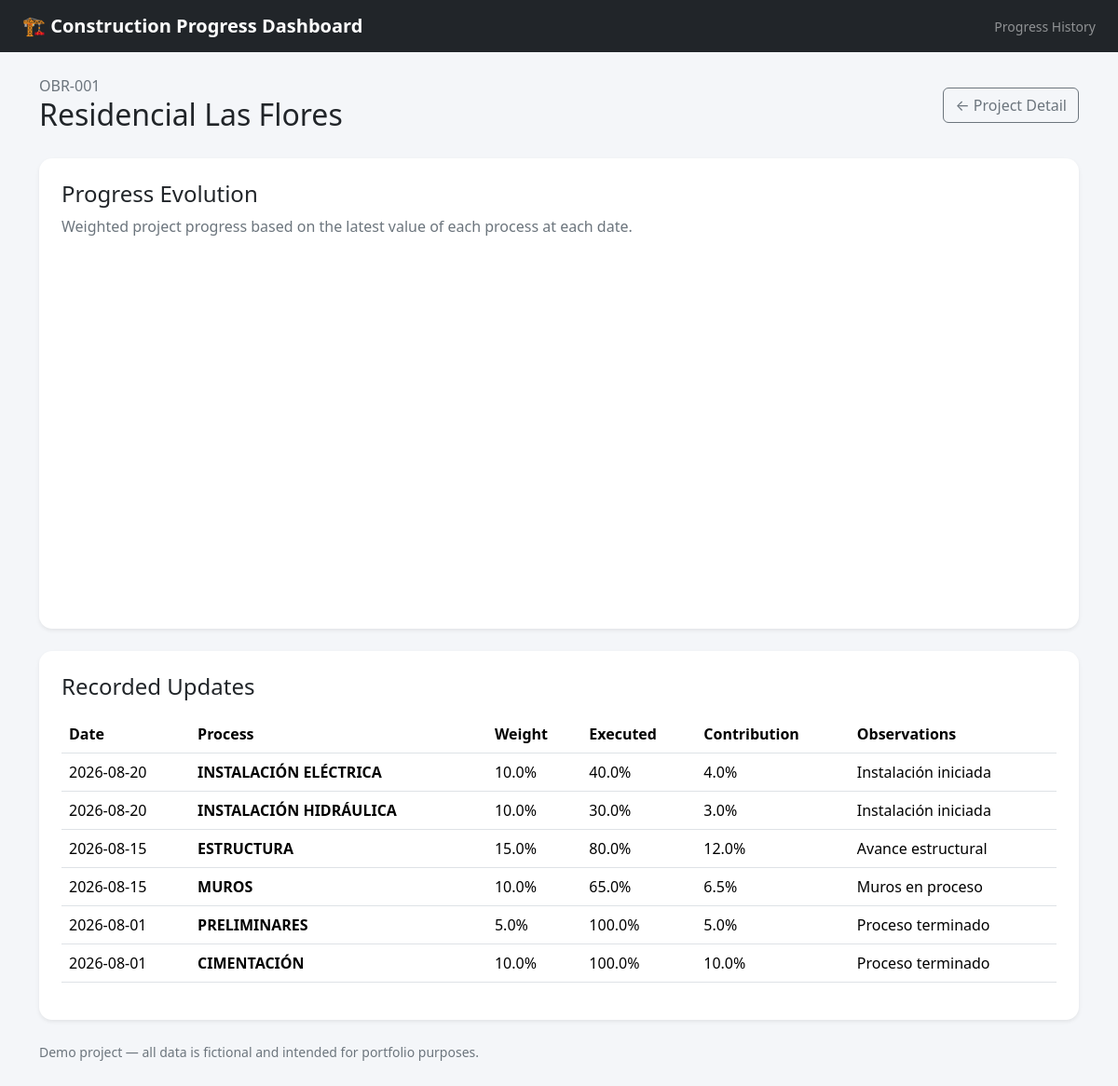
Screenshot of /history.php?id=1 with the database file from the repository.
### tables this page shows
CREATE TABLE proyectos (
    id INT UNSIGNED AUTO_INCREMENT PRIMARY KEY,
    codigo VARCHAR(30) NOT NULL UNIQUE,
    nombre VARCHAR(150) NOT NULL,
    ubicacion VARCHAR(150) DEFAULT NULL,
    fecha_inicio DATE DEFAULT NULL,
    fecha_fin_estimada DATE DEFAULT NULL,
    estado ENUM('PENDIENTE','EN PROCESO','TERMINADO') NOT NULL DEFAULT 'PENDIENTE',
    activo TINYINT(1) NOT NULL DEFAULT 1,
    created_at TIMESTAMP NOT NULL DEFAULT CURRENT_TIMESTAMP
);

CREATE TABLE avance_detalle (
    id INT UNSIGNED AUTO_INCREMENT PRIMARY KEY,
    proyecto_id INT UNSIGNED NOT NULL,
    proceso_id INT UNSIGNED NOT NULL,
    avance_ejecutado DECIMAL(5,2) NOT NULL DEFAULT 0,
    fecha DATE NOT NULL,
    observaciones VARCHAR(255) DEFAULT NULL,
    created_at TIMESTAMP NOT NULL DEFAULT CURRENT_TIMESTAMP,
    CONSTRAINT fk_avance_proyecto
        FOREIGN KEY (proyecto_id) REFERENCES proyectos(id)
        ON DELETE CASCADE ON UPDATE CASCADE,
    CONSTRAINT fk_avance_proceso
        FOREIGN KEY (proceso_id) REFERENCES catalogo_procesos(id)
        ON DELETE RESTRICT ON UPDATE CASCADE,
    UNIQUE KEY uk_proyecto_proceso_fecha (proyecto_id, proceso_id, fecha)
);

CREATE TABLE catalogo_procesos (
    id INT UNSIGNED AUTO_INCREMENT PRIMARY KEY,
    nombre VARCHAR(100) NOT NULL,
    ponderacion DECIMAL(6,2) NOT NULL DEFAULT 0,
    orden INT NOT NULL DEFAULT 0,
    activo TINYINT(1) NOT NULL DEFAULT 1
);

### public/history.php (the view, shortened to what this page needs)
<?php
$config = require __DIR__ . '/../config/database.php';
$id = filter_input(INPUT_GET, 'id', FILTER_VALIDATE_INT);
try {
    $dsn = "mysql:host={$config['host']};dbname={$config['dbname']};charset={$config['charset']}";
    $pdo = new PDO($dsn, $config['user'], $config['password'], [
        PDO::ATTR_ERRMODE => PDO::ERRMODE_EXCEPTION,
        PDO::ATTR_DEFAULT_FETCH_MODE => PDO::FETCH_ASSOC,
    ]);
    $stmt = $pdo->prepare("SELECT * FROM proyectos WHERE id = :id AND activo = 1");
    $stmt->execute(['id' => $id]);
    $proyecto = $stmt->fetch();
    $stmt = $pdo->prepare("
        SELECT
            ad.fecha,
            c.nombre AS proceso,
            c.ponderacion,
            ad.avance_ejecutado,
            ROUND(c.ponderacion * ad.avance_ejecutado / 100, 2) AS aporte,
            ad.observaciones
        FROM avance_detalle ad
        INNER JOIN catalogo_procesos c ON c.id = ad.proceso_id
        WHERE ad.proyecto_id = :id
        ORDER BY ad.fecha DESC, c.orden ASC
    ");
    $stmt->execute(['id' => $id]);
    $historial = $stmt->fetchAll();
} catch (PDOException $e) {
    http_response_code(500);
    die("Error: " . htmlspecialchars($e->getMessage()));
}
?>
<!doctype html>
<html lang="en">
<head>
<link href="https://cdn.jsdelivr.net/npm/bootstrap@5.3.3/dist/css/bootstrap.min.css" rel="stylesheet">
</head>
<body>
<nav class="navbar navbar-dark bg-dark mb-4">
<div class="container-fluid px-4">
<a href="index.php" class="navbar-brand text-decoration-none">🏗️ Construction Progress Dashboard</a>
<span class="text-white-50 small">Progress History</span>
</div>
</nav>
<main class="container pb-5">
<div class="d-flex flex-wrap justify-content-between align-items-center mb-4 gap-2">
<div>
<div class="text-secondary"><?= htmlspecialchars($proyecto['codigo']) ?></div>
<h1 class="h2 mb-1"><?= htmlspecialchars($proyecto['nombre']) ?></h1>
</div>
<div>
<a href="detail.php?id=<?= (int)$id ?>" class="btn btn-outline-secondary">← Project Detail</a>
</div>
</div>
<div class="card shadow-sm mb-4">
<div class="card-body p-4">
<h2 class="h4">Progress Evolution</h2>
<p class="text-secondary">Weighted project progress based on the latest value of each process at each date.</p>
<div id="historyChart" style="height:380px;"></div>
</div>
</div>
<div class="card shadow-sm">
<div class="card-body p-4">
<h2 class="h4 mb-3">Recorded Updates</h2>
<div class="table-responsive">
<table class="table table-hover align-middle">
<thead>
<tr>
<th>Date</th><th>Process</th><th>Weight</th><th>Executed</th><th>Contribution</th><th>Observations</th>
</tr>
</thead>
<tbody>
<?php foreach ($historial as $row): ?>
<tr>
<td><?= htmlspecialchars($row['fecha']) ?></td>
<td><strong><?= htmlspecialchars($row['proceso']) ?></strong></td>
<td><?= number_format((float)$row['ponderacion'],1) ?>%</td>
<td><?= number_format((float)$row['avance_ejecutado'],1) ?>%</td>
<td><?= number_format((float)$row['aporte'],1) ?>%</td>
<td><?= htmlspecialchars($row['observaciones'] ?? '') ?></td>
</tr>
<?php endforeach; ?>
</tbody>
</table>
</div>
</div>
</div>
<div class="text-secondary small mt-4">Demo project — all data is fictional and intended for portfolio purposes.</div>
</main>
</body>
</html>

### public/history.php (style rules this page uses)
body { background:#f4f6f9 }
.navbar-brand { font-weight:700 }
.card { border:0;border-radius:14px }

### rows the page displays
proyectos: codigo "OBR-001", nombre "Residencial Las Flores"
avance_detalle: fecha "2026-08-20", proceso.nombre "INSTALACIÓN ELÉCTRICA", proceso.ponderacion "10.0", avance_ejecutado "40.0", aporte "4.0", observaciones "Instalación iniciada"
avance_detalle: fecha "2026-08-20", proceso.nombre "INSTALACIÓN HIDRÁULICA", proceso.ponderacion "10.0", avance_ejecutado "30.0", aporte "3.0", observaciones "Instalación iniciada"
avance_detalle: fecha "2026-08-15", proceso.nombre "ESTRUCTURA", proceso.ponderacion "15.0", avance_ejecutado "80.0", aporte "12.0", observaciones "Avance estructural"
avance_detalle: fecha "2026-08-15", proceso.nombre "MUROS", proceso.ponderacion "10.0", avance_ejecutado "65.0", aporte "6.5", observaciones "Muros en proceso"
avance_detalle: fecha "2026-08-01", proceso.nombre "PRELIMINARES", proceso.ponderacion "5.0", avance_ejecutado "100.0", aporte "5.0", observaciones "Proceso terminado"
avance_detalle: fecha "2026-08-01", proceso.nombre "CIMENTACIÓN", proceso.ponderacion "10.0", avance_ejecutado "100.0", aporte "10.0", observaciones "Proceso terminado"
